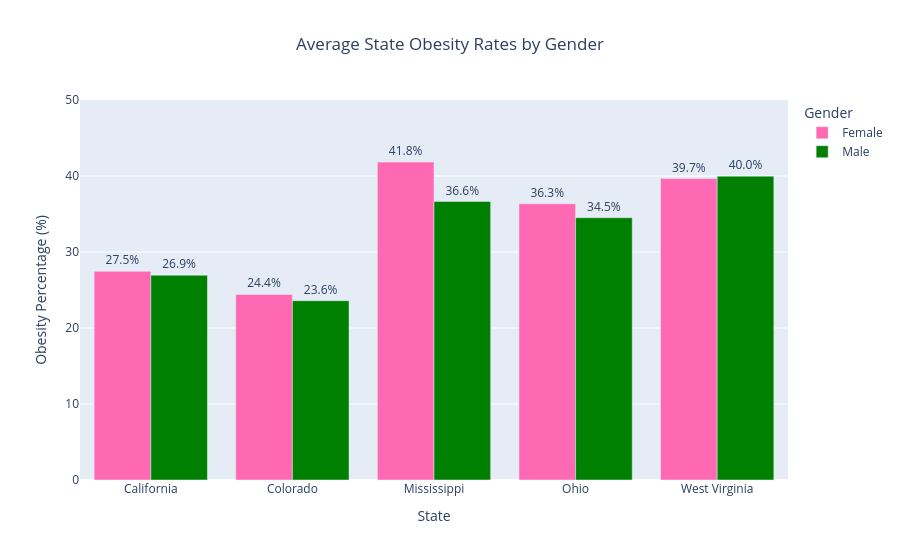

The code cell stored with this chart in its notebook:
### Markdown cell above
Obesity Prevalence (%) by State and Sex:
Stratification1     Female       Male
LocationDesc                         
California       27.455556  26.944444
Colorado         24.411111  23.588889
Mississippi      41.833333  36.644444
Ohio             36.344444  34.511111
West Virginia    39.655556  39.977778

### Code cell
#Change above chart to Plotly Express for DASH

#Colors for Bars
custom_palette = {"Female": "hotpink", "Male": "green"}

#Bar Chart
fig2 = px.bar(
    summary, 
    x='LocationDesc', 
    y='Data_Value', 
    color='Stratification1',         
    barmode='group',                 
    color_discrete_map=custom_palette, 
    text_auto='.1f',                
    title='Average State Obesity Rates by Gender',
    labels={                      
        'LocationDesc': 'State', 
        'Data_Value': 'Obesity Percentage (%)', 
        'Stratification1': 'Gender'
    })
#Layout Specs
fig2.update_layout(
    yaxis_range=[0, 50],
    title_x=0.5,                 
    uniformtext_mode='hide',  
    uniformtext_minsize=8)

#Make Sure % sign shows on the chart with the data numbers
fig2.update_traces(texttemplate='%{y:.1f}%', textposition='outside')

#Dash Information
#dcc.Graph(id='obesity-bar-chart', figure=fig2)

### Figure 1 — Plotly figure (JSON) as saved in the notebook; plotly's stock layout.template omitted (floating-point values rounded to 4 significant figures)
{"data": [{"alignmentgroup": "True", "hovertemplate": "Gender=Female<br>State=%{x}<br>Obesity Percentage (%)=%{y}<extra></extra>", "legendgroup": "Female", "marker": {"color": "hotpink", "pattern": {"shape": ""}}, "name": "Female", "offsetgroup": "Female", "orientation": "v", "showlegend": true, "textposition": "outside", "texttemplate": "%{y:.1f}%", "type": "bar", "x": ["California", "Colorado", "Mississippi", "Ohio", "West Virginia"], "xaxis": "x", "y": [27.46, 24.41, 41.83, 36.34, 39.66], "yaxis": "y"}, {"alignmentgroup": "True", "hovertemplate": "Gender=Male<br>State=%{x}<br>Obesity Percentage (%)=%{y}<extra></extra>", "legendgroup": "Male", "marker": {"color": "green", "pattern": {"shape": ""}}, "name": "Male", "offsetgroup": "Male", "orientation": "v", "showlegend": true, "textposition": "outside", "texttemplate": "%{y:.1f}%", "type": "bar", "x": ["California", "Colorado", "Mississippi", "Ohio", "West Virginia"], "xaxis": "x", "y": [26.94, 23.59, 36.64, 34.51, 39.98], "yaxis": "y"}], "layout": {"barmode": "group", "legend": {"title": {"text": "Gender"}, "tracegroupgap": 0}, "title": {"text": "Average State Obesity Rates by Gender", "x": 0.5}, "uniformtext": {"minsize": 8, "mode": "hide"}, "xaxis": {"anchor": "y", "domain": [0, 1], "title": {"text": "State"}}, "yaxis": {"anchor": "x", "domain": [0, 1], "range": [0, 50], "title": {"text": "Obesity Percentage (%)"}}}}
